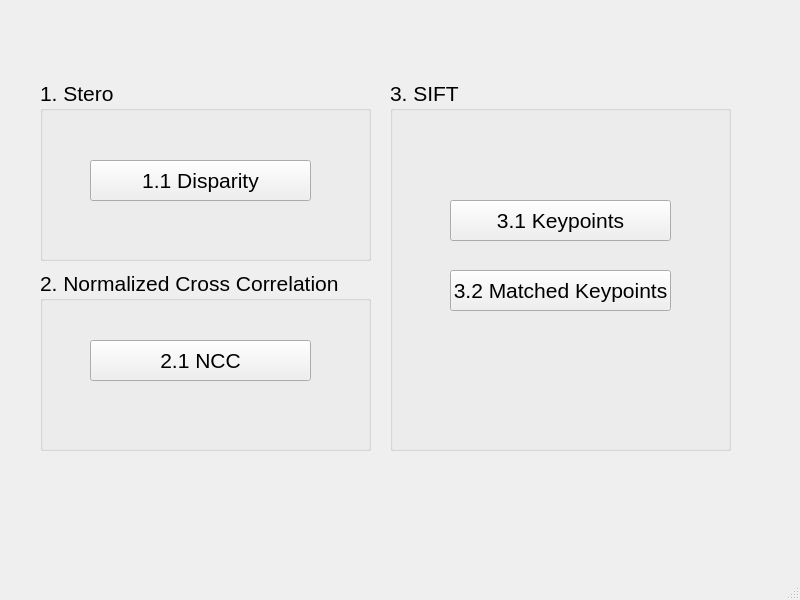
<?xml version="1.0" encoding="UTF-8"?>
<ui version="4.0">
 <class>MainWindow</class>
 <widget class="QMainWindow" name="MainWindow">
  <property name="geometry">
   <rect>
    <x>0</x>
    <y>0</y>
    <width>800</width>
    <height>600</height>
   </rect>
  </property>
  <property name="windowTitle">
   <string>MainWindow</string>
  </property>
  <widget class="QWidget" name="centralwidget">
   <widget class="QGroupBox" name="groupBox">
    <property name="geometry">
     <rect>
      <x>40</x>
      <y>80</y>
      <width>331</width>
      <height>181</height>
     </rect>
    </property>
    <property name="font">
     <font>
      <pointsize>16</pointsize>
     </font>
    </property>
    <property name="title">
     <string>1. Stero</string>
    </property>
    <widget class="QPushButton" name="Disparity">
     <property name="geometry">
      <rect>
       <x>50</x>
       <y>80</y>
       <width>221</width>
       <height>41</height>
      </rect>
     </property>
     <property name="text">
      <string>1.1 Disparity</string>
     </property>
    </widget>
   </widget>
   <widget class="QGroupBox" name="groupBox_2">
    <property name="geometry">
     <rect>
      <x>40</x>
      <y>270</y>
      <width>331</width>
      <height>181</height>
     </rect>
    </property>
    <property name="font">
     <font>
      <pointsize>16</pointsize>
     </font>
    </property>
    <property name="title">
     <string>2. Normalized Cross Correlation</string>
    </property>
    <widget class="QPushButton" name="NCC">
     <property name="geometry">
      <rect>
       <x>50</x>
       <y>70</y>
       <width>221</width>
       <height>41</height>
      </rect>
     </property>
     <property name="text">
      <string>2.1 NCC</string>
     </property>
    </widget>
   </widget>
   <widget class="QGroupBox" name="groupBox_3">
    <property name="geometry">
     <rect>
      <x>390</x>
      <y>80</y>
      <width>341</width>
      <height>371</height>
     </rect>
    </property>
    <property name="font">
     <font>
      <pointsize>16</pointsize>
     </font>
    </property>
    <property name="title">
     <string>3. SIFT</string>
    </property>
    <widget class="QPushButton" name="Keypoint">
     <property name="geometry">
      <rect>
       <x>60</x>
       <y>120</y>
       <width>221</width>
       <height>41</height>
      </rect>
     </property>
     <property name="text">
      <string>3.1 Keypoints</string>
     </property>
    </widget>
    <widget class="QPushButton" name="MatchedKeypoints">
     <property name="geometry">
      <rect>
       <x>60</x>
       <y>190</y>
       <width>221</width>
       <height>41</height>
      </rect>
     </property>
     <property name="text">
      <string>3.2 Matched Keypoints</string>
     </property>
    </widget>
   </widget>
  </widget>
  <widget class="QMenuBar" name="menubar">
   <property name="geometry">
    <rect>
     <x>0</x>
     <y>0</y>
     <width>800</width>
     <height>21</height>
    </rect>
   </property>
  </widget>
  <widget class="QStatusBar" name="statusbar"/>
 </widget>
 <resources/>
 <connections/>
</ui>
